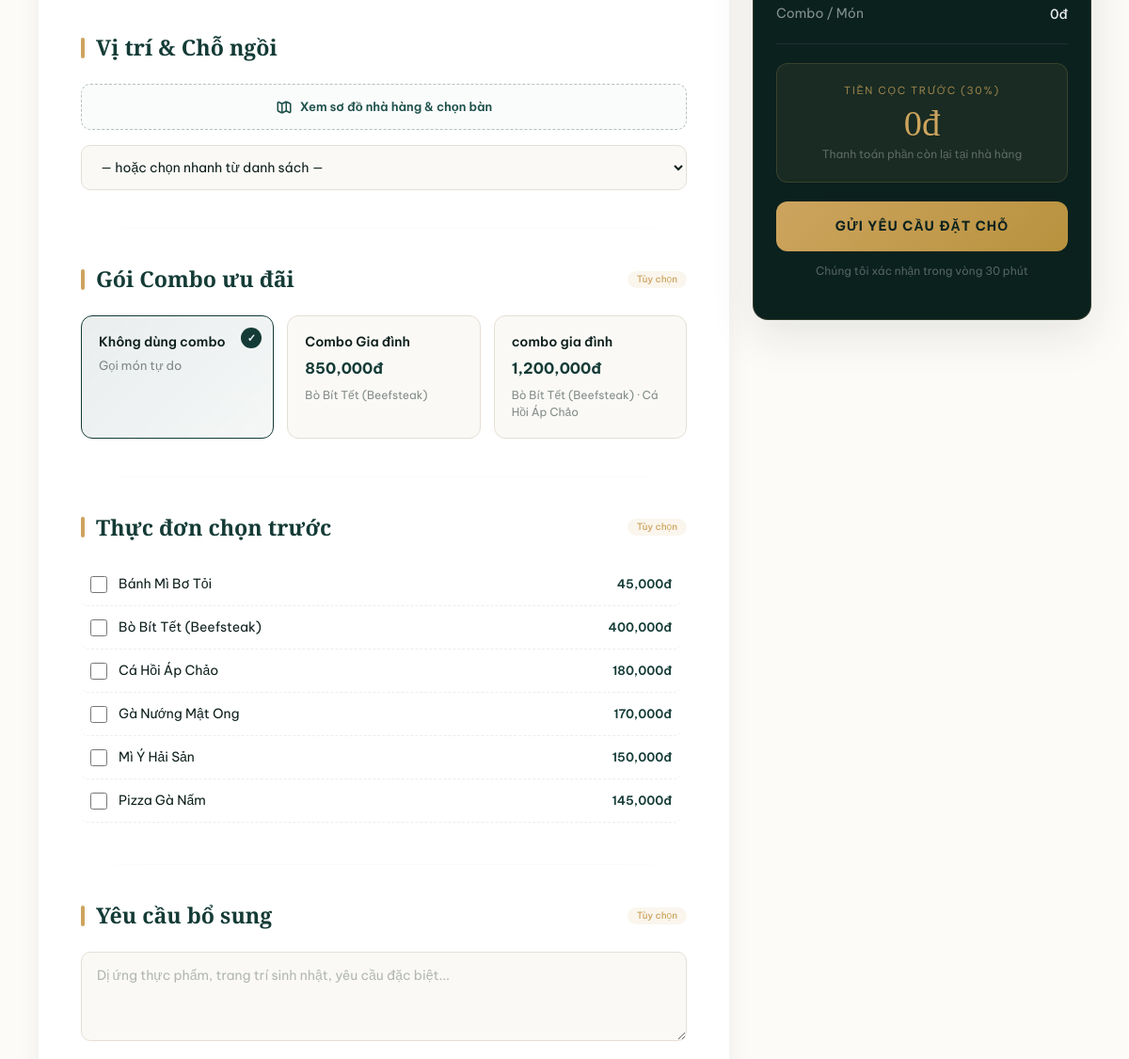
Page /booking_success.php (signed in, middle part) on the earlier database version.
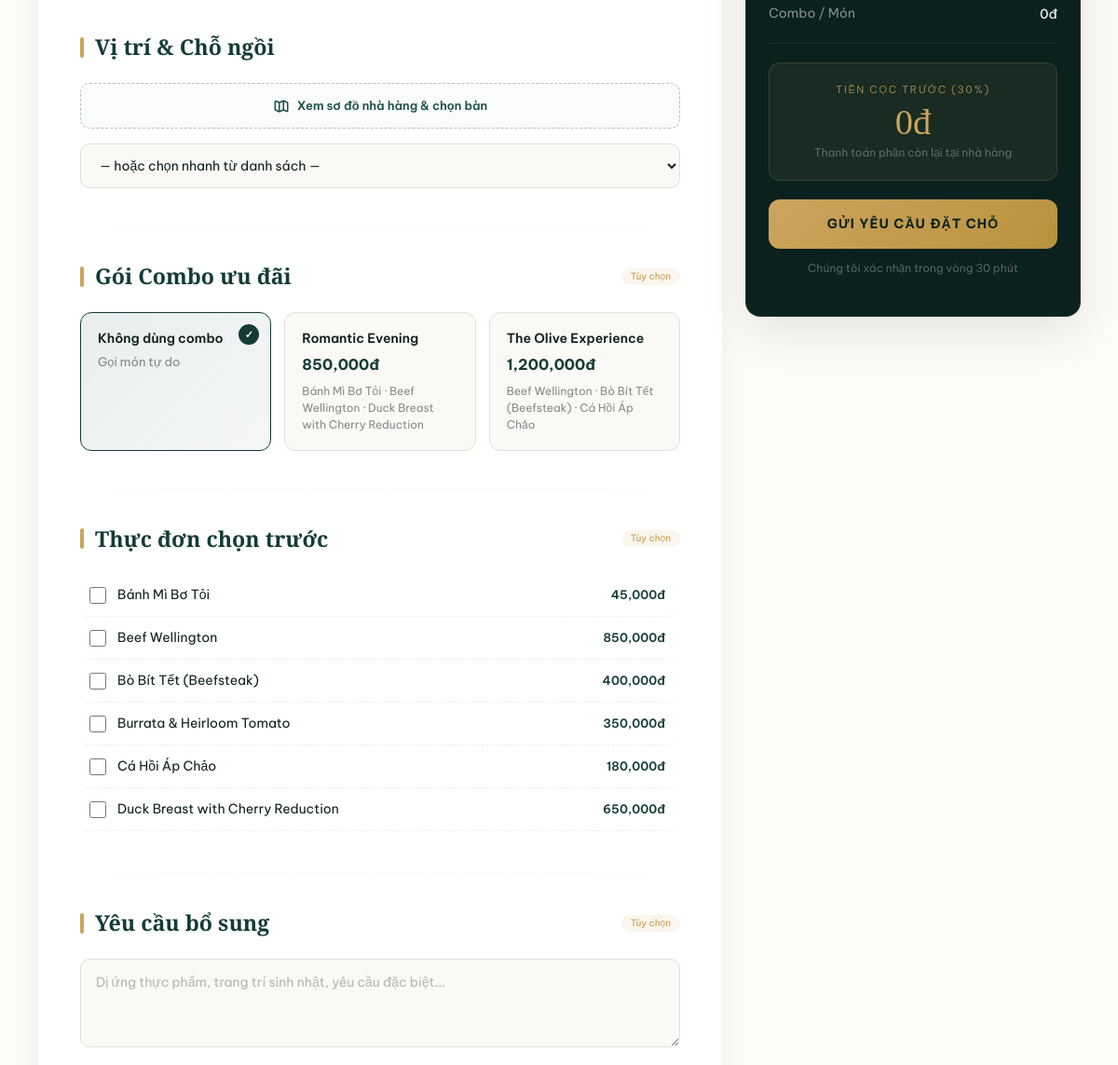
Same page on the later database version.
### tables this page shows
CREATE TABLE `combos` (
  `id` int(11) NOT NULL,
  `name` varchar(255) NOT NULL,
  `description` text DEFAULT NULL,
  `price` decimal(15,2) NOT NULL,
  `image` varchar(255) DEFAULT NULL,
  `status` tinyint(1) DEFAULT 1,
  `is_active` tinyint(1) NOT NULL DEFAULT 1,
  `created_at` timestamp NOT NULL DEFAULT current_timestamp(),
  `theme_id` int(11) DEFAULT NULL
);

CREATE TABLE `foods` (
  `id` int(11) NOT NULL,
  `category_id` int(11) DEFAULT NULL,
  `name` varchar(255) NOT NULL,
  `price` decimal(15,2) NOT NULL,
  `image` varchar(255) DEFAULT NULL,
  `description` text DEFAULT NULL,
  `status` tinyint(1) DEFAULT 1,
  `is_active` tinyint(1) NOT NULL DEFAULT 1,
  `is_chef_recommended` tinyint(1) DEFAULT 0,
  `allergens` text DEFAULT NULL,
  `wine_pairing_id` int(11) DEFAULT NULL,
  `chef_note` text DEFAULT NULL,
  `theme_id` int(11) DEFAULT NULL
);

### booking_success.php (the view, shortened to what the changed rows need)
<?php
$db  = (new Database())->getConnection();
$combos = $db->query(
    "SELECT c.*, GROUP_CONCAT(f.name SEPARATOR '|') as list_foods
     FROM combos c LEFT JOIN combo_items ci ON c.id=ci.combo_id
     LEFT JOIN foods f ON ci.food_id=f.id WHERE c.status=1 GROUP BY c.id"
)->fetchAll(PDO::FETCH_ASSOC);
$foods  = $db->query("SELECT * FROM foods WHERE status=1 ORDER BY name")->fetchAll(PDO::FETCH_ASSOC);
include 'views/client/layouts/header.php';
$is_success = isset($_GET['success']) && isset($_GET['id']);
$booking = null;
?>
<div class="bk-page" style="background: #fdfbf7;">
    <?php if ($is_success && $booking): ?>
    <section class="bk-hero" style="padding: 140px 0 100px; background: #fdfbf7;">
        <div class="container" style="position:relative;z-index:1">
            <div class="success-icon-wrap" style="margin-bottom: 30px; animation: fadeInUp 0.8s var(--ease);">
                <div style="width: 80px; height: 80px; background: rgba(205, 164, 94, 0.1); border: 2px solid var(--gold); border-radius: 50%; display: flex; align-items: center; justify-content: center; margin: 0 auto; color: var(--gold); font-size: 32px; box-shadow: 0 0 30px rgba(205, 164, 94, 0.2);">
                    <i class="fas fa-check"></i>
                </div>
            </div>
            <div class="bk-hero-eyebrow" style="animation: fadeInUp 0.8s var(--ease) 0.1s both; color: var(--gold); border-color: rgba(205,164,94,0.3); background: transparent;">
                Đặt chỗ thành công
            </div>
            <h1 style="animation: fadeInUp 0.8s var(--ease) 0.2s both; color: #111; font-weight: 600;">
                Cảm ơn <em><?= htmlspecialchars($booking['customer_name']) ?></em>!<br>
                Yêu cầu của bạn đã được ghi nhận
            </h1>
            <p class="bk-hero-sub" style="max-width: 600px; margin: 0 auto 40px; animation: fadeInUp 0.8s var(--ease) 0.3s both; color: #555;">
                Mã số đặt chỗ: <span style="color: var(--gold); font-weight: 700;">#SVR-<?= htmlspecialchars($booking['id']) ?></span>.
                Đội ngũ chúng tôi sẽ gọi điện xác nhận cho bạn qua số <span style="color: #111; font-weight: 600;"><?= htmlspecialchars($booking['customer_phone']) ?></span> sớm nhất.
            </p>
            <div class="svc-tabs" style="gap: 15px; justify-content: center; animation: fadeInUp 0.8s var(--ease) 0.4s both;">
                <a href="admin/export_pdf.php?id=<?= $booking['id'] ?>" class="btn-go" style="width: auto; padding: 14px 40px; margin-top: 0; background: #111; color: var(--gold); border: 1px solid var(--gold); border-radius: 0; font-family:'Cormorant Garamond',serif; font-size:16px;">
                    <i class="fas fa-file-pdf me-2"></i> Tải Phiếu Xác Nhận
                </a>
                <a href="index.php" class="svc-tab" style="padding: 14px 40px; border-radius: 0; border: 1px solid #ddd; color: #111; background: transparent; font-family:'Cormorant Garamond',serif; font-size:16px;">
                    Về trang chủ
                </a>
            </div>
        </div>
    </section>
    <style>
        @keyframes fadeInUp {
            from { opacity: 0; transform: translateY(30px); }
            to { opacity: 1; transform: translateY(0); }
        }
    </style>
    <div class="bk-wrap" style="margin-top: -60px; grid-template-columns: 1fr; max-width: 850px; animation: fadeInUp 1s var(--ease) 0.5s both;">
        <div class="seamless-box" style="padding: 50px; border: 1px solid rgba(212, 176, 106, 0.2); background: #fff url('https://www.transparenttextures.com/patterns/cubes.png');">
            <div style="text-align: center; margin-bottom: 40px;">
                <h3 class="section-heading" style="justify-content: center; font-size: 1.8rem; margin-bottom: 10px;">Chi tiết đặt dịch vụ</h3>
                <div style="width: 50px; height: 2px; background: var(--gold); margin: 0 auto;"></div>
            </div>
            <div style="display: grid; grid-template-columns: repeat(auto-fit, minmax(180px, 1fr)); gap: 40px; margin-bottom: 40px;">
                <div style="padding: 20px; background: #faf9f6; border-radius: 12px; border-left: 3px solid var(--gold);">
                    <label class="fl" style="color: var(--txt-muted); font-size: 10px; letter-spacing: 2px;">DỊCH VỤ</label>
                    <div style="font-size: 1.1rem; font-weight: 600; color: var(--g1);"><?= htmlspecialchars(strtoupper($booking['service_type'])) ?></div>
                </div>
                <div style="padding: 20px; background: #faf9f6; border-radius: 12px; border-left: 3px solid var(--gold);">
                    <label class="fl" style="color: var(--txt-muted); font-size: 10px; letter-spacing: 2px;">THỜI GIAN</label>
                    <div style="font-size: 1.1rem; font-weight: 600; color: var(--g1);"><?= date('H:i · d/m/Y', strtotime($booking['booking_date'])) ?></div>
                </div>
                <div style="padding: 20px; background: #faf9f6; border-radius: 12px; border-left: 3px solid var(--gold);">
                    <label class="fl" style="color: var(--txt-muted); font-size: 10px; letter-spacing: 2px;">SỐ KHÁCH</label>
                    <div style="font-size: 1.1rem; font-weight: 600; color: var(--g1);"><?= htmlspecialchars($booking['guests']) ?> NGƯỜI</div>
                </div>
                <?php if ($booking['table_code']): ?>
                <div style="padding: 20px; background: #faf9f6; border-radius: 12px; border-left: 3px solid var(--gold);">
                    <label class="fl" style="color: var(--txt-muted); font-size: 10px; letter-spacing: 2px;">VỊ TRÍ</label>
                    <div style="font-size: 1.1rem; font-weight: 600; color: var(--gold);"><?= htmlspecialchars($booking['table_code']) ?></div>
                </div>
                <?php endif; ?>
            </div>
            <?php
                $has_bespoke = !empty($booking['has_candle']) || !empty($booking['has_handwritten_card']) || !empty($booking['has_flower']) || !empty($booking['event_type']) || !empty($booking['music_playlist']);
                if ($has_bespoke):
            ?>
            <div style="margin-bottom: 40px;">
                <h4 style="font-family: 'Playfair Display', serif; font-size: 1.3rem; color: var(--g1); margin-bottom: 15px;"><i class="fas fa-magic me-2" style="color:var(--gold);"></i> Trải Nghiệm Cá Nhân Hóa (Bespoke)</h4>
                <div style="background: rgba(205, 164, 94, 0.05); border: 1px solid rgba(205, 164, 94, 0.2); border-radius: 12px; padding: 25px;">
                    <div style="display: grid; grid-template-columns: repeat(auto-fit, minmax(200px, 1fr)); gap: 20px;">
                        <?php if (!empty($booking['event_type'])): ?>
                            <div>
                                <span style="font-size: 11px; color: var(--txt-muted); text-transform: uppercase; letter-spacing: 1px; display: block; margin-bottom: 5px;">Dịp Đặc Biệt</span>
                                <span style="font-size: 14px; font-weight: 600; color: var(--g1);"><?= htmlspecialchars($booking['event_type']) ?></span>
                            </div>
                        <?php endif; ?>
                        <?php if (!empty($booking['has_candle'])): ?>
                            <div>
                                <span style="font-size: 11px; color: var(--txt-muted); text-transform: uppercase; letter-spacing: 1px; display: block; margin-bottom: 5px;">Trang Trí</span>
                                <span style="font-size: 14px; font-weight: 600; color: var(--g1);">🕯 Nến thơm</span>
                            </div>
                        <?php endif; ?>
                        <?php if (!empty($booking['has_handwritten_card'])): ?>
                            <div>
                                <span style="font-size: 11px; color: var(--txt-muted); text-transform: uppercase; letter-spacing: 1px; display: block; margin-bottom: 5px;">Thiệp Viết Tay</span>
                                <span style="font-size: 14px; font-weight: 600; color: var(--g1);">✉️ <?= htmlspecialchars($booking['card_message'] ?: 'Chúc mừng') ?></span>
                            </div>
                        <?php endif; ?>
                        <?php if (!empty($booking['has_flower'])): ?>
                            <div>
                                <span style="font-size: 11px; color: var(--txt-muted); text-transform: uppercase; letter-spacing: 1px; display: block; margin-bottom: 5px;">Hoa Tươi Thiết Kế</span>
                                <span style="font-size: 14px; font-weight: 600; color: var(--g1);">💐 <?= htmlspecialchars($booking['flower_preference'] ?: 'Hoa theo mùa') ?></span>
                            </div>
                        <?php endif; ?>
                        <?php if (!empty($booking['music_playlist']) || !empty($booking['light_tone'])): ?>
                            <div>
                                <span style="font-size: 11px; color: var(--txt-muted); text-transform: uppercase; letter-spacing: 1px; display: block; margin-bottom: 5px;">Cấu Hình Phòng VIP</span>
                                <span style="font-size: 14px; font-weight: 600; color: var(--g1);">
                                    <?= htmlspecialchars($booking['music_playlist'] ?: 'Không nhạc') ?>
                                    <?= !empty($booking['light_tone']) ? ' · ' . htmlspecialchars($booking['light_tone']) : '' ?>
                                </span>
                            </div>
                        <?php endif; ?>
                    </div>
                </div>
            </div>
            <?php endif; ?>
            <div style="background: var(--g0); color: #fff; padding: 25px; border-radius: 12px; display: flex; justify-content: space-between; align-items: center;">
                <div>
                    <div style="font-size: 11px; text-transform: uppercase; letter-spacing: 1px; color: rgba(255,255,255,0.5);">Tiền tạm tính</div>
                    <div style="font-size: 1.4rem; font-weight: 600; color: var(--gold);"><?= number_format($booking['total_amount']) ?>đ</div>
                </div>
                <div style="text-align: right;">
                    <?php if ($booking['status'] === 'Confirmed'): ?>
                        <div style="font-size: 11px; text-transform: uppercase; letter-spacing: 1px; color: #34d399;"><i class="fas fa-check-circle me-1"></i>Đã thanh toán cọc</div>
                        <div style="font-size: 1.4rem; font-weight: 600; color: #34d399;"><?= number_format($booking['deposit_amount']) ?>đ</div>
                    <?php else: ?>
                        <div style="font-size: 11px; text-transform: uppercase; letter-spacing: 1px; color: rgba(255,255,255,0.5);">Tiền cọc cần thanh toán</div>
                        <div style="font-size: 1.4rem; font-weight: 600; color: #e53e3e;"><?= number_format($booking['deposit_amount']) ?>đ</div>
                    <?php endif; ?>
                </div>
            </div>
            <div style="margin-top: 40px; padding-top: 30px; border-top: 1px dashed #e5dfd5; text-align: center;">
                <?php if ($booking['status'] === 'Confirmed'): ?>
                    <p style="font-size: 14px; color: var(--g1); font-weight: 600; line-height: 1.6;">
                        <i class="fas fa-glass-cheers me-2" style="color:var(--gold);"></i> Đơn đặt bàn đã được xác nhận thanh toán thành công.<br>
                        Hẹn gặp lại quý khách tại <strong>Restaurantly</strong>.
                    </p>
                <?php else: ?>
                    <p style="font-size: 13px; color: var(--txt-muted); line-height: 1.6;">
                        Quý khách vui lòng kiểm tra email hoặc điện thoại để nhận thông tin thanh toán.<br>
                        Cảm ơn quý khách đã tin tưởng lựa chọn <strong>Restaurantly</strong>.
                    </p>
                <?php endif; ?>
            </div>
        </div>
    </div>
    <?php else: ?>
    <div class="bk-wrap" id="main">
        <div>
            <form method="POST" action="config/process_service_booking.php" id="bk-form">
                <div class="seamless-box">
                    <div>
                        <div class="combo-grid">
                            <?php foreach ($combos as $cb): ?>
                                <div class="cc" data-price="<?= (float)$cb['price'] ?>" onclick="selCombo(<?= $cb['id'] ?>,this)">
                                    <div class="cc-name"><?= htmlspecialchars($cb['name']) ?></div>
                                    <div class="cc-price"><?= number_format($cb['price']) ?>đ</div>
                                    <?php if (!empty($cb['list_foods'])): ?>
                                        <div class="cc-foods"><?= htmlspecialchars(str_replace('|', ' · ', $cb['list_foods'])) ?></div>
                                    <?php endif; ?>
                                </div>
                            <?php endforeach; ?>
                        </div>
                    </div>
                    <?php if (!empty($foods)): ?>
                        <div>
                            <div class="menu-scroll">
                                <?php foreach ($foods as $fd): ?>
                                    <div class="mrow" id="mr<?= $fd['id'] ?>">
                                        <input type="checkbox" class="mrow-cb"
                                            name="menu_items[]" value="<?= $fd['id'] ?>"
                                            onchange="togMrow(this,<?= $fd['id'] ?>,<?= (float)$fd['price'] ?>)">
                                        <span class="mrow-name"><?= htmlspecialchars($fd['name']) ?></span>
                                        <span class="mrow-price"><?= number_format($fd['price']) ?>đ</span>
                                    </div>
                                <?php endforeach; ?>
                            </div>
                        </div>
                    <?php endif; ?>
                </div>
            </form>
        </div>
    </div>
</div>
    <?php endif; ?>
<?php include 'views/client/layouts/footer.php'; ?>

Differences in the rows shown:
removed foods: name "Gà Nướng Mật Ong", price "170,000"
no longer on this page (row unchanged): foods: name "Mì Ý Hải Sản", price "150,000"
no longer on this page (row unchanged): foods: name "Pizza Gà Nấm", price "145,000"
changed combos: name "Combo Gia đình" → "Romantic Evening"; list_foods "Bò Bít Tết (Beefsteak)" → "Bánh Mì Bơ Tỏi · Beef Wellington · Duck Breast with Cherry Reduction"
changed combos: name "combo gia đình" → "The Olive Experience"; list_foods "Bò Bít Tết (Beefsteak) · Cá Hồi Áp Chảo" → "Beef Wellington · Bò Bít Tết (Beefsteak) · Cá Hồi Áp Chảo"
added foods: name "Beef Wellington", price "850,000"
added foods: name "Burrata & Heirloom Tomato", price "350,000"
added foods: name "Duck Breast with Cherry Reduction", price "650,000"
